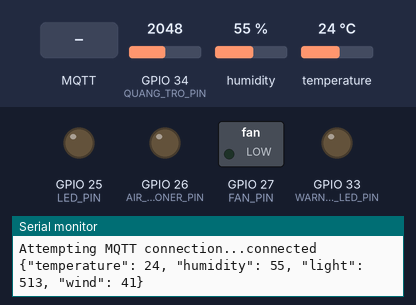
Simulated run of this sketch. Board: ESP32. Parts: switched loads named in the sketch (green lamp = pin HIGH), output pins drawn as LEDs (lit = HIGH), the last lines printed to the serial monitor. Dashed ring = blinking. The test bench sets the inputs (shaded band); at power-on: GPIO 34 (QUANG_TRO_PIN) = 2048, humidity 55 %, temperature 24 °C. WiFi joins after 1.5 s; servers stay silent unless stated; random numbers use the default seed unless the sketch sets one; no MQTT or app messages arrive unless stated.

Above: at 2.7 s.
2.8 s: MQTT message "on" arrives on the first subscribed topic
At 3.2 s:
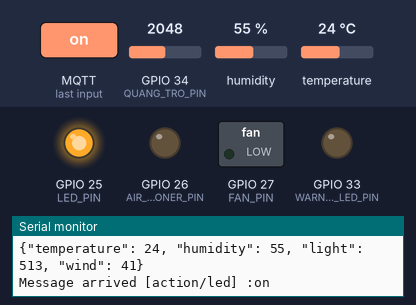
6.3 s: MQTT message "off" arrives on the first subscribed topic
At 6.7 s:
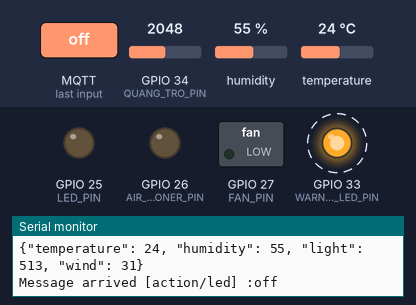
9.8 s: MQTT message "on" arrives on the second subscribed topic
At 10.9 s:
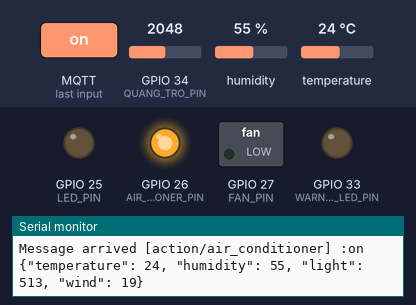
16.1 s: MQTT message "on" arrives on the third subscribed topic
At 18.3 s:
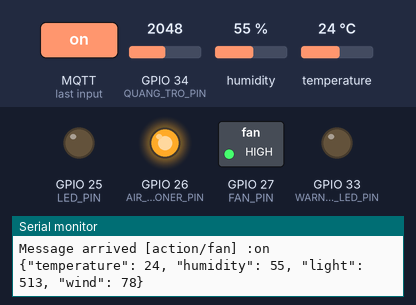
19.6 s: MQTT message "off" arrives on the second subscribed topic
At 20.0 s:
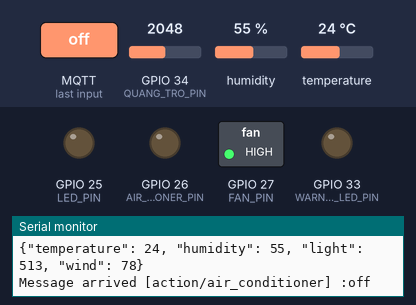
23.1 s: MQTT message "on" arrives on the first subscribed topic
At 25.4 s:
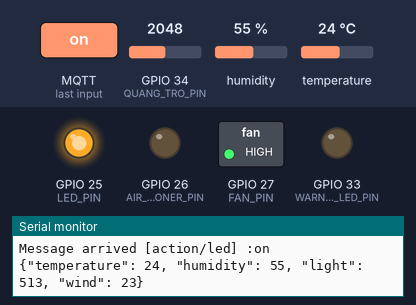
Timing chart, 0 to 26.9 s (numbered marks = the images above; inputs shaded):
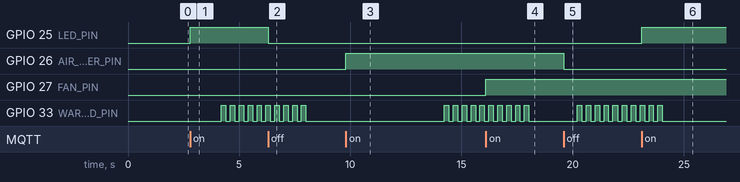

Measured:
- after the input at 2.8 s, GPIO 25 (LED_PIN): LOW → HIGH at once
- after the input at 6.3 s, GPIO 25 (LED_PIN): HIGH → LOW at once
- after the input at 9.8 s, GPIO 26 (AIR_CONDITIONER_PIN): LOW → HIGH at once
- after the input at 16.1 s, GPIO 27 (FAN_PIN): LOW → HIGH at once
- after the input at 19.6 s, GPIO 26 (AIR_CONDITIONER_PIN): HIGH → LOW at once
- after the input at 23.1 s, GPIO 25 (LED_PIN): LOW → HIGH at once

The sketch:

esp32-done.ino
```cpp
#include <WiFi.h>
#include <PubSubClient.h>
#include <DHT.h>
#include <math.h>

// Thông tin kết nối WiFi và MQTT
const char* ssid = "Icloud<3";
const char* password = "123456789v";
const char* mqtt_server = "172.20.10.6";
const int mqtt_port = 1995;
const char* mqtt_topic_sensors = "esp32/sensors";
const char* mqtt_topic_led = "esp32/deviceStatus/led";
const char* mqtt_topic_air_conditioner = "esp32/deviceStatus/air_conditioner";
const char* mqtt_topic_fan = "esp32/deviceStatus/fan";
const char* mqtt_username = "lehuyhongnhat";
const char* mqtt_password = "b21dccn575";

WiFiClient espClient;
PubSubClient client(espClient);

// Định nghĩa các chân kết nối
#define DHT_PIN 13
#define QUANG_TRO_PIN 34
#define DHTTYPE DHT11
#define LED_PIN 25
#define AIR_CONDITIONER_PIN 26
#define FAN_PIN 27
#define WARNING_LED_PIN 33

DHT dht(DHT_PIN, DHTTYPE);

unsigned long lastMsg = 0;
const long interval = 2000;  // Khoảng thời gian giữa các lần gửi dữ liệu cảm biến

// Thêm biến cho LED nhấp nháy
const int BLINK_COUNT = 10;
const int BLINK_INTERVAL = 200; // 200ms cho mỗi lần nhấp nháy
bool isBlinking = false;
unsigned long lastBlink = 0;
int blinkCounter = 0;

// Hàm xử lý nhấp nháy LED cảnh báo
void handleWarningLED(int windSpeed) {
  if (windSpeed >= 60 && !isBlinking) {
    isBlinking = true;
    blinkCounter = 0;
    lastBlink = millis();
  }

  if (isBlinking) {
    unsigned long currentMillis = millis();
    if (currentMillis - lastBlink >= BLINK_INTERVAL) {
      lastBlink = currentMillis;
      if (blinkCounter < BLINK_COUNT * 2) { // Nhân 2 vì mỗi chu kỳ nhấp nháy cần 2 trạng thái
        digitalWrite(WARNING_LED_PIN, !digitalRead(WARNING_LED_PIN));
        blinkCounter++;
      } else {
        isBlinking = false;
        digitalWrite(WARNING_LED_PIN, LOW);
      }
    }
  }
}

// Hàm kết nối WiFi
void setup_wifi() {
  Serial.println();
  Serial.print("Connecting to ");
  Serial.println(ssid);

  WiFi.begin(ssid, password);

  while (WiFi.status() != WL_CONNECTED) {
    delay(500);
    Serial.print(".");
  }

  Serial.println("");
  Serial.println("WiFi connected");
  Serial.println("IP address: ");
  Serial.println(WiFi.localIP());
}

// Hàm gửi trạng thái thiết bị lên MQTT
void publishDeviceStatus() {
  client.publish(mqtt_topic_led, digitalRead(LED_PIN) == HIGH ? "on" : "off");
  client.publish(mqtt_topic_air_conditioner, digitalRead(AIR_CONDITIONER_PIN) == HIGH ? "on" : "off");
  client.publish(mqtt_topic_fan, digitalRead(FAN_PIN) == HIGH ? "on" : "off");
}

// Hàm callback xử lý khi nhận được tin nhắn từ MQTT
void callback(char* topic, byte* payload, unsigned int length) {
  Serial.print("Message arrived [");
  Serial.print(topic);
  Serial.print("] :");
  String message = "";
  for (int i = 0; i < length; i++) {
    message += (char)payload[i];
  }
  Serial.println(message);

  char charMessage[length + 1];
  message.toCharArray(charMessage, length + 1);

  // Xử lý tin nhắn điều khiển thiết bị
  if (strcmp(topic, "action/led") == 0) {
    if (strcmp(charMessage, "on") == 0) digitalWrite(LED_PIN, HIGH);
    if (strcmp(charMessage, "off") == 0) digitalWrite(LED_PIN, LOW);
    }

  if (strcmp(topic, "action/air_conditioner") == 0) {
    if (strcmp(charMessage, "on") == 0) digitalWrite(AIR_CONDITIONER_PIN, HIGH);
    if (strcmp(charMessage, "off") == 0) digitalWrite(AIR_CONDITIONER_PIN, LOW);
    }

  if (strcmp(topic, "action/fan") == 0) {
    if (strcmp(charMessage, "on") == 0) digitalWrite(FAN_PIN, HIGH);
    if (strcmp(charMessage, "off") == 0) digitalWrite(FAN_PIN, LOW);
    }

  // Gửi trạng thái thiết bị sau khi thay đổi
  publishDeviceStatus();
}

// Hàm kết nối lại MQTT nếu bị ngắt kết nối
void reconnect() {
  while (!client.connected()) {
    Serial.print("Attempting MQTT connection...");
    if (client.connect("ESP32Client", mqtt_username, mqtt_password)) {
      Serial.println("connected");
      client.subscribe("action/led");
      client.subscribe("action/air_conditioner");
      client.subscribe("action/fan");
    } else {
      Serial.print("failed, rc=");
      Serial.print(client.state());
      Serial.println(" try again in 5 seconds");
      delay(5000);
    }
  }
}

// Hàm setup khởi tạo
void setup() {
  Serial.begin(115200);
  dht.begin();
  pinMode(LED_PIN, OUTPUT);
  pinMode(AIR_CONDITIONER_PIN, OUTPUT);
  pinMode(FAN_PIN, OUTPUT);
  pinMode(WARNING_LED_PIN, OUTPUT);
  setup_wifi();
  client.setServer(mqtt_server, mqtt_port);
  client.setCallback(callback);
}

// Vòng lặp chính
void loop() {
  if (!client.connected()) {
    reconnect();
  }
  client.loop();

  unsigned long now = millis();
  if (now - lastMsg > interval) {
    lastMsg = now;

    // Đọc dữ liệu cảm biến
    int humidity = round(dht.readHumidity());
    int temperature = round(dht.readTemperature());
    int light = ceil(analogRead(QUANG_TRO_PIN)/4) + 1;
    int wind = random(0, 101); // Thêm giá trị gió random từ 0-100

    // Xử lý LED cảnh báo
    handleWarningLED(wind);

    // Tạo chuỗi JSON chứa dữ liệu cảm biến
    String payload = "{\"temperature\": ";
    payload += temperature;
    payload += ", \"humidity\": ";
    payload += humidity;
    payload += ", \"light\": ";
    payload += light;
    payload += ", \"wind\": ";  // Thêm giá trị wind vào JSON
    payload += wind;
    payload += "}";
    Serial.println(payload);

    // Gửi dữ liệu lên MQTT
    client.publish(mqtt_topic_sensors, payload.c_str());

    // Gửi trạng thái thiết bị
    publishDeviceStatus();
  }

  // Xử lý LED cảnh báo trong vòng lặp chính
  if (isBlinking) {
    handleWarningLED(60); // Truyền giá trị 60 để duy trì trạng thái nhấp nháy
  }
}
```
